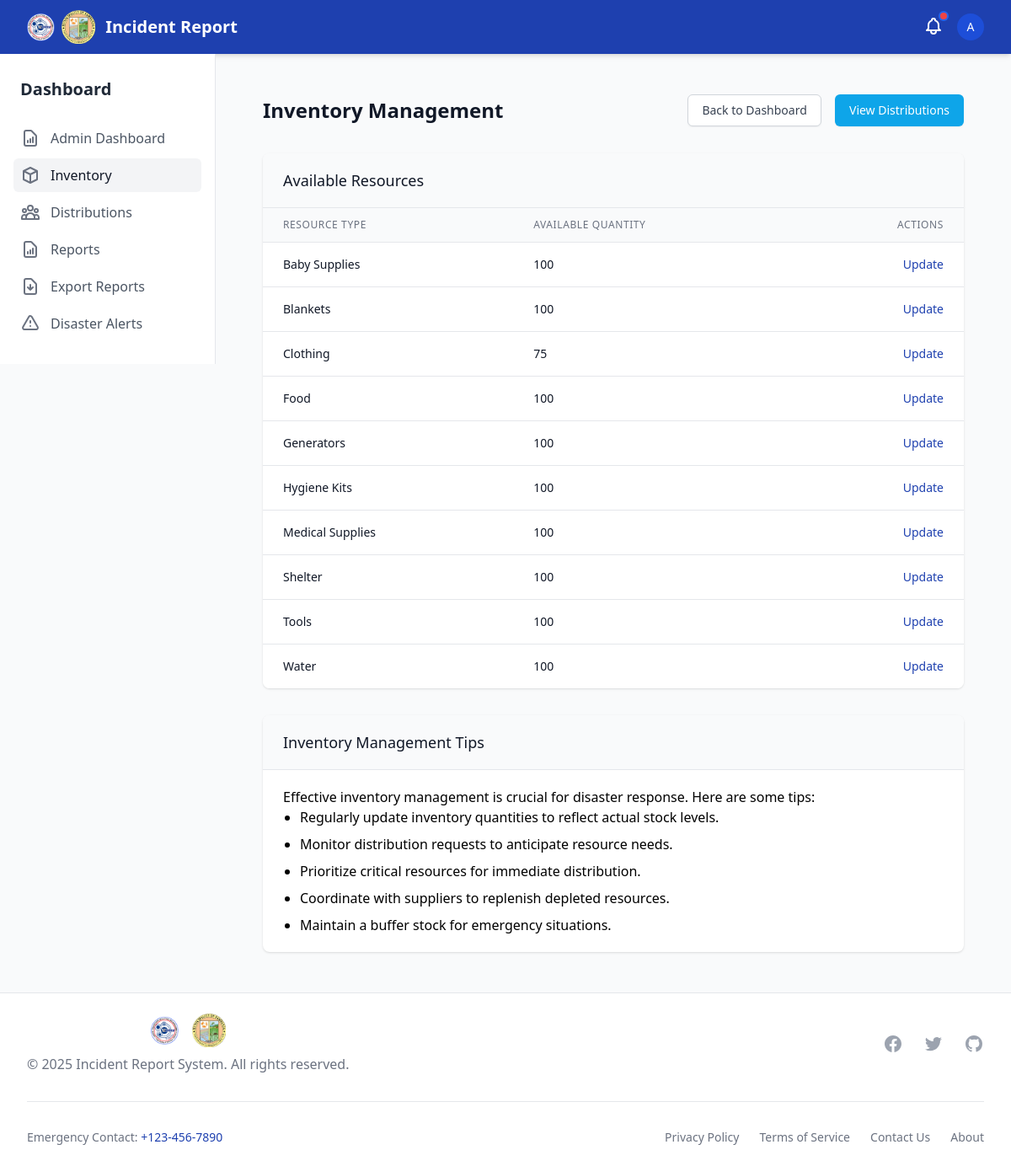
The page /inventory/ (signed in) on the database as committed earlier.
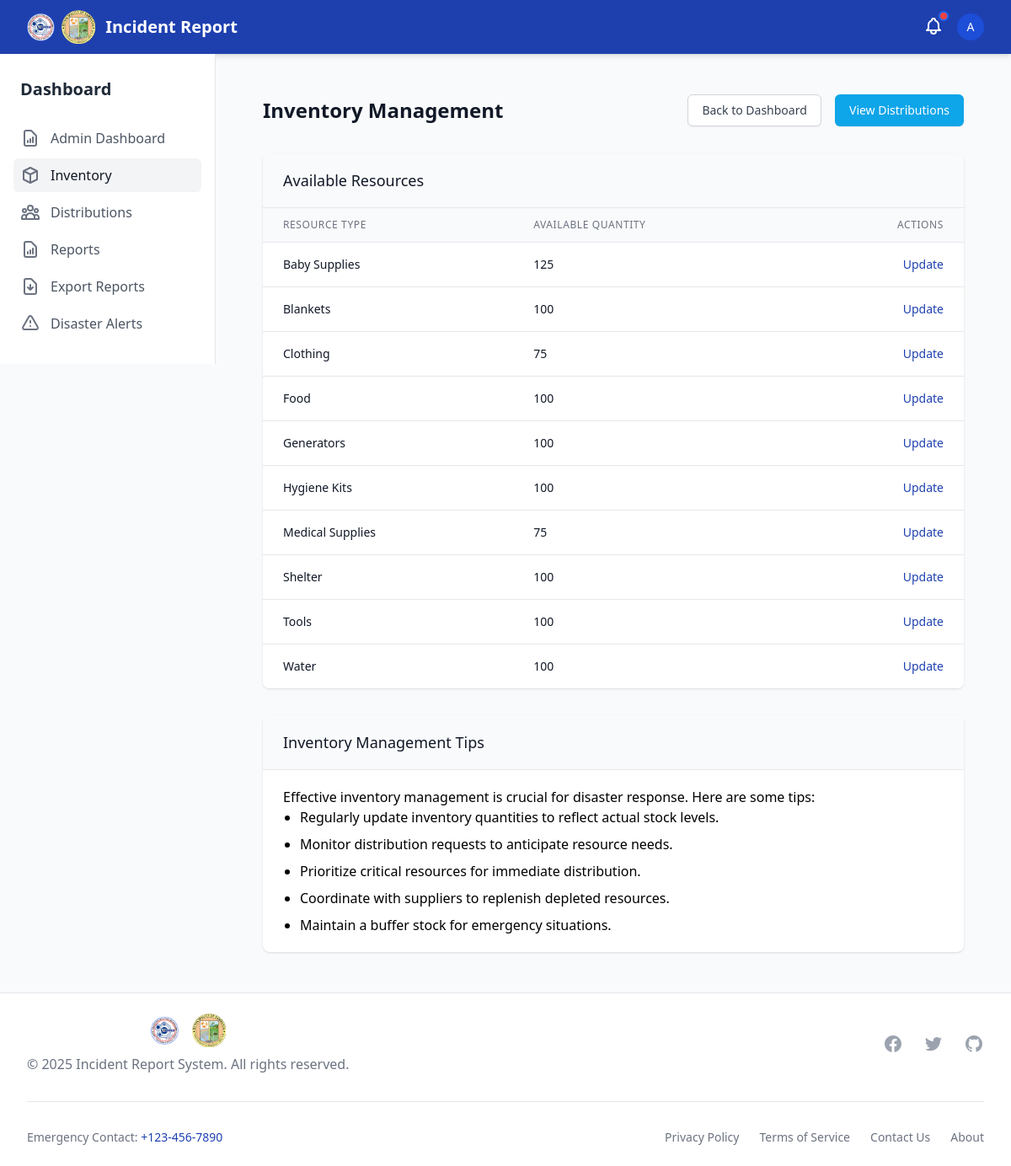
The same page on the database as committed later.
### disaster_aid/models.py (models this page shows, shortened)
class Inventory(models.Model):
    item = models.OneToOneField(DistributionType, on_delete=models.CASCADE)
    quantity_available = models.PositiveIntegerField(default=0)

class DistributionType(models.Model):
    name = models.CharField(max_length=100)

### disaster_aid/views.py (the view)
# urls.py: path('inventory/', inventory_list, name='inventory_list'),
@login_required
def inventory_list(request):
    if not request.user.is_staff:
        messages.error(request, "You are not authorized to access inventory management.")
        return redirect('dashboard')
    inventories = Inventory.objects.all().order_by('item__name')
    context = {
        'inventories': inventories,
    }
    return render(request, 'inventory/inventory_list.html', context)

### templates/inventory/inventory_list.html (shortened to what the changed rows need)
{% extends 'base.html' %}
{% block content %}
<div class="py-6">
    <div class="max-w-7xl mx-auto px-4 sm:px-6 lg:px-8">
        <div class="flex items-center justify-between">
            <h1 class="text-2xl font-semibold text-gray-900">Inventory Management</h1>
        </div>
        <div class="mt-8 bg-white shadow overflow-hidden sm:rounded-lg">
            <div class="border-t border-gray-200">
                <table class="min-w-full divide-y divide-gray-200">
                    <thead class="bg-gray-50">
                        <tr>
                            <th scope="col" class="px-6 py-3 text-left text-xs font-medium text-gray-500 uppercase tracking-wider">
                                Resource Type
                            </th>
                            <th scope="col" class="px-6 py-3 text-left text-xs font-medium text-gray-500 uppercase tracking-wider">
                                Available Quantity
                            </th>
                            <th scope="col" class="px-6 py-3 text-right text-xs font-medium text-gray-500 uppercase tracking-wider">
                                Actions
                            </th>
                        </tr>
                    </thead>
                    <tbody class="bg-white divide-y divide-gray-200">
                        {% for inventory in inventories %}
                        <tr>
                            <td class="px-6 py-4 whitespace-nowrap">
                                <div class="text-sm font-medium text-gray-900">
                                    {{ inventory.item.name }}
                                </div>
                            </td>
                            <td class="px-6 py-4 whitespace-nowrap">
                                <div class="text-sm text-gray-900">
                                    {{ inventory.quantity_available }}
                                </div>
                            </td>
                            <td class="px-6 py-4 whitespace-nowrap text-right text-sm font-medium">
                                <a href="{% url 'update_inventory' inventory.id %}" class="text-primary hover:text-blue-900">Update</a>
                            </td>
                        </tr>
                        {% empty %}
                        <tr>
                            <td colspan="3" class="px-6 py-4 whitespace-nowrap text-center text-sm text-gray-500">
                                No inventory items found
                            </td>
                        </tr>
                        {% endfor %}
                    </tbody>
                </table>
            </div>
        </div>
    </div>
</div>
{% endblock %}

Rows that differ between the two databases and show on the page:
changed Inventory "Baby Supplies": quantity_available "100" → "125"
changed Inventory "Medical Supplies": quantity_available "100" → "75"
